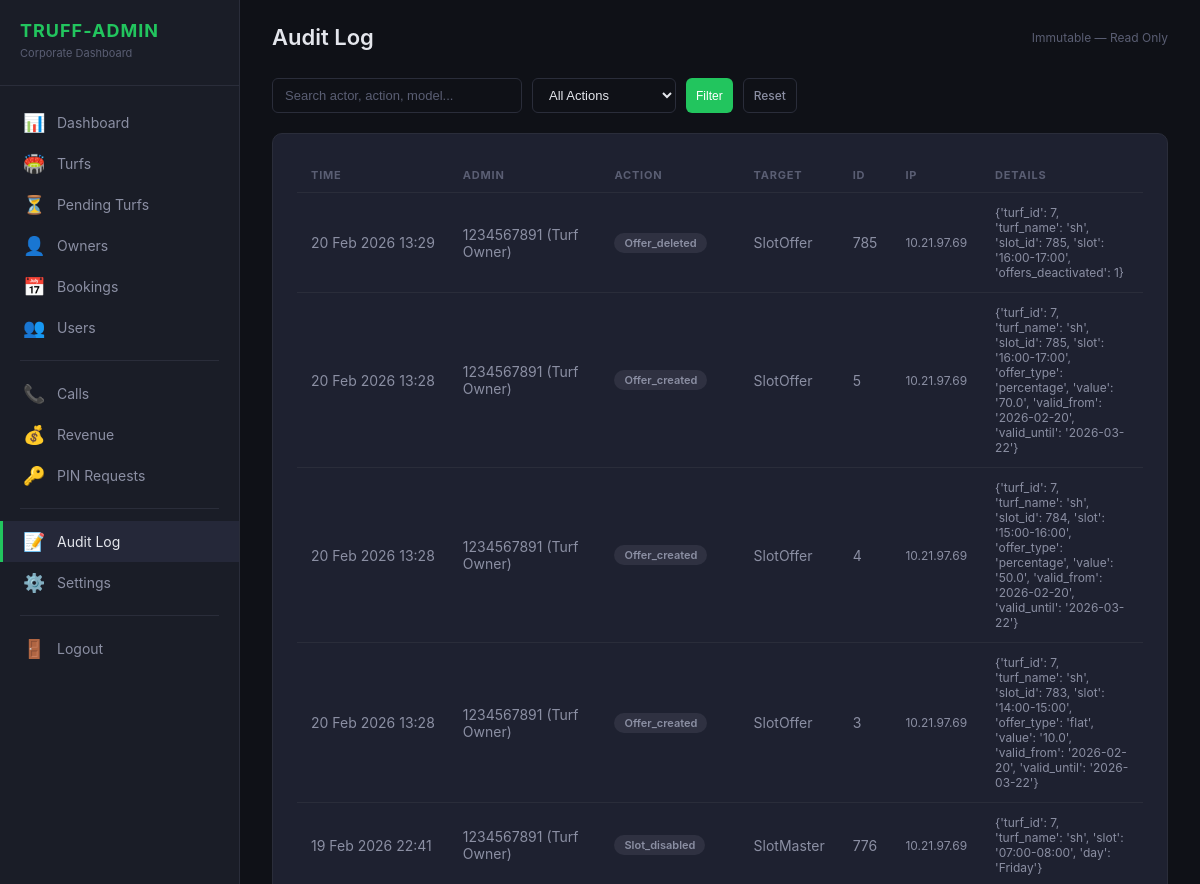
Before: /truff-admin/audit-log/ (signed in, upper part) with the older database file.
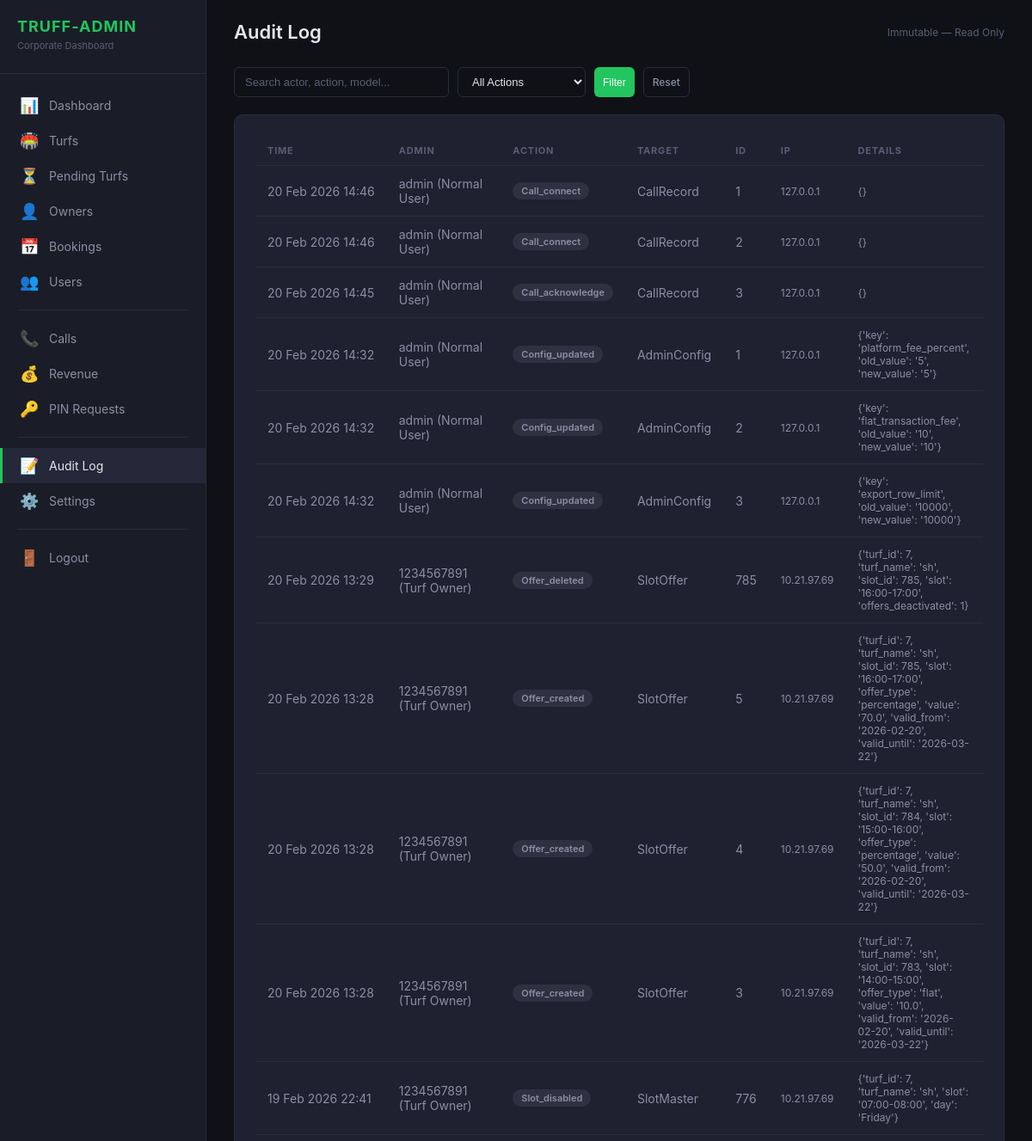
After: the same page with the newer database file.
### truff_admin_panel/models.py (models this page shows, shortened)
class AdminAuditLog(models.Model):
    actor = models.ForeignKey(
        settings.AUTH_USER_MODEL,
        on_delete=models.SET_NULL,
        null=True, blank=True,
        related_name='truff_audit_logs',
    )
    actor_name = models.CharField(max_length=150, blank=True, default='')
    action = models.CharField(max_length=100, db_index=True)
    target_model = models.CharField(max_length=100, db_index=True)
    target_id = models.IntegerField(default=0, db_index=True)
    details = models.JSONField(default=dict, blank=True)
    ip_address = models.GenericIPAddressField(null=True, blank=True)
    created_at = models.DateTimeField(auto_now_add=True, db_index=True)
    class Meta:
        ordering = ['-created_at']
        verbose_name = 'Admin Audit Log'
        verbose_name_plural = 'Admin Audit Logs'
        indexes = [
            models.Index(fields=['action', 'created_at']),
            models.Index(fields=['target_model', 'target_id']),
        ]

### truff_admin_panel/views.py (the view)
# urls.py: path('audit-log/', views.AuditLogView.as_view(), name='audit_log'),
class AuditLogView(TruffAdminRequiredMixin, View):
    def get(self, request):
        qs = AdminAuditLog.objects.all()
        search = request.GET.get('q', '')
        if search:
            qs = qs.filter(
                Q(actor_name__icontains=search) |
                Q(action__icontains=search) |
                Q(target_model__icontains=search)
            )
        action_filter = request.GET.get('action')
        if action_filter:
            qs = qs.filter(action=action_filter)
        paginator = Paginator(qs, 25)
        page = paginator.get_page(request.GET.get('page', 1))
        actions = AdminAuditLog.objects.values_list('action', flat=True).distinct().order_by('action')
        return render(request, 'truff_admin/audit_log.html', {
            'page': page,
            'search_query': search,
            'current_action': action_filter or '',
            'actions': actions,
        })

### truff_admin_panel/context_processors.py (called while the page is built)
def pending_turf_count(request):
    if not request.user.is_authenticated:
        return {}
    if not (request.user.is_staff or request.user.groups.filter(name='Truff Admin').exists()):
        return {}
    try:
        return {'pending_turf_count': Turf.objects.filter(status=TurfStatus.PENDING).count()}
    except Exception:
        return {'pending_turf_count': 0}

### truff_admin_panel/mixins.py (called while the page is built)
    def test_func(self):
        user = self.request.user
        if not user.is_authenticated:
            return False
        return user.is_staff or user.groups.filter(name='Truff Admin').exists()

### truff_admin_panel/templates/truff_admin/audit_log.html (shortened to what this page needs)
{% extends "truff_admin/base.html" %}
{% load truff_tags %}
{% block content %}
<div class="topbar">
    <h1>Audit Log</h1>
    <div class="topbar-actions">
        <span style="color:var(--text-muted);font-size:12px;">Immutable — Read Only</span>
    </div>
</div>
<div class="filter-bar">
    <form method="get" style="display:flex;gap:10px;flex-wrap:wrap;">
        <input type="text" name="q" class="form-input" placeholder="Search actor, action, model..."
            value="{{ search_query }}" style="width:250px;">
        <select name="action" class="form-select">
            <option value="">All Actions</option>
        </select>
        <button type="submit" class="btn btn-primary btn-sm">Filter</button>
        <a href="/truff-admin/audit-log/" class="btn btn-outline btn-sm">Reset</a>
    </form>
</div>
<div class="panel">
    <table class="data-table">
        <thead>
            <tr>
                <th>Time</th>
                <th>Admin</th>
                <th>Action</th>
                <th>Target</th>
                <th>ID</th>
                <th>IP</th>
                <th>Details</th>
            </tr>
        </thead>
        <tbody>
            {% for log in page %}
            <tr>
                <td style="white-space:nowrap;">{{ log.created_at|date:"d M Y H:i" }}</td>
                <td>{{ log.actor_name }}</td>
                <td><span class="badge badge-secondary">{{ log.action }}</span></td>
                <td>{{ log.target_model }}</td>
                <td>{{ log.target_id }}</td>
                <td style="font-size:12px;">{{ log.ip_address|default:"-" }}</td>
                <td style="font-size:12px;max-width:200px;overflow:hidden;text-overflow:ellipsis;">{{ log.details }}
                </td>
            </tr>
            {% empty %}
            <tr>
                <td colspan="7" style="text-align:center;color:var(--text-muted);">No audit entries</td>
            </tr>
            {% endfor %}
        </tbody>
    </table>
</div>
{% endblock %}

Changed rows visible on the page:
added AdminAuditLog: created_at "20 Feb 2026 14:46", actor_name "admin (Normal User)", action "Call_connect", target_model "CallRecord", target_id "1", ip_address "127.0.0.1", details "{}"
added AdminAuditLog: created_at "20 Feb 2026 14:46", actor_name "admin (Normal User)", action "Call_connect", target_model "CallRecord", target_id "2", ip_address "127.0.0.1", details "{}"
added AdminAuditLog: created_at "20 Feb 2026 14:45", actor_name "admin (Normal User)", action "Call_acknowledge", target_model "CallRecord", target_id "3", ip_address "127.0.0.1", details "{}"
added AdminAuditLog: created_at "20 Feb 2026 14:32", actor_name "admin (Normal User)", action "Config_updated", target_model "AdminConfig", target_id "1", ip_address "127.0.0.1", details "{'key': 'platform_fee_percent', 'old_value': '5', 'new_value': '5'}"
added AdminAuditLog: created_at "20 Feb 2026 14:32", actor_name "admin (Normal User)", action "Config_updated", target_model "AdminConfig", target_id "2", ip_address "127.0.0.1", details "{'key': 'flat_transaction_fee', 'old_value': '10', 'new_value': '10'}"
added AdminAuditLog: created_at "20 Feb 2026 14:32", actor_name "admin (Normal User)", action "Config_updated", target_model "AdminConfig", target_id "3", ip_address "127.0.0.1", details "{'key': 'export_row_limit', 'old_value': '10000', 'new_value': '10000'}"
